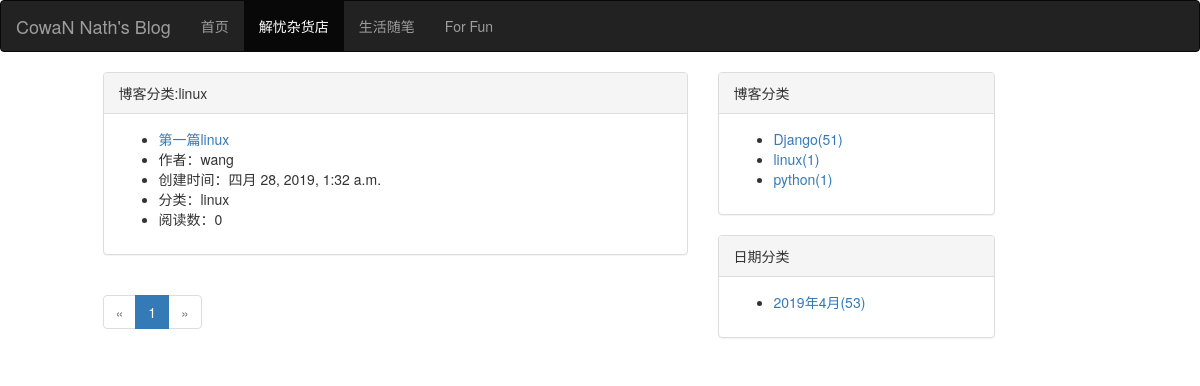
/blog/blog_type/2, run on an earlier commit of the app's database.
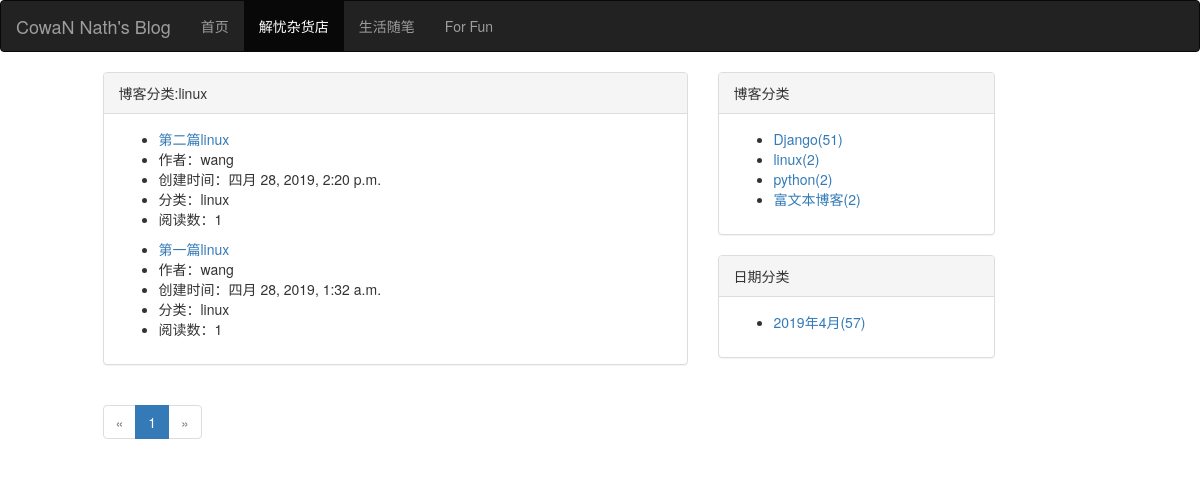
And on a later commit of the database.
### blog/models.py (models this page shows, shortened)
class BlogType(models.Model):
    type_name = models.CharField(max_length = 50)
    def __str__(self):
        return self.type_name

class Blog(models.Model):
    title = models.CharField(max_length = 50)
    blog_type = models.ForeignKey(BlogType, on_delete = models.DO_NOTHING, related_name = "blog")
    author = models.ForeignKey(User, on_delete = models.DO_NOTHING)
    created_time = models.DateTimeField(auto_now_add = True)
    last_updated_time = models.DateTimeField(auto_now = True)
    content = RichTextUploadingField()
    read_detail = GenericRelation(ReadDetail)
    def read_num(self):
        try:
            ct = ContentType.objects.get_for_model(self)
            readNum = ReadNum.objects.get(content_type = ct, object_id = self.pk)
            return  readNum.read_num
        except exceptions.ObjectDoesNotExist:
            return 0
    class Meta:
        ordering = ['-id']

### read_statistics/models.py (models this page shows)
class ReadNum(models.Model):
    content_type = models.ForeignKey(ContentType, on_delete=models.CASCADE)
    object_id = models.PositiveIntegerField()
    content_object = GenericForeignKey('content_type', 'object_id')
    read_num = models.IntegerField(default = 0)

### blog/views.py (the view)
# urls.py: path('blog_type/<int:type_id>', views.blogs_with_type, name="blogs_with_type"),
def blogs_with_type(request, type_id):
    blog_type = get_object_or_404(BlogType, pk = type_id)
    blogs = blog_type.blog.all()
    context = get_common_data(blogs, request)
    context["blog_type"] = blog_type
    return render(request, 'blogs_with_type.html', context)

### blog/views.py (called while the page is built)
def get_common_data(blogs, request):
    paginator = Paginator(blogs, 10)
    page_num = request.GET.get('page', 1)
    blogs_of_page = paginator.get_page(page_num)
    blog_dates = Blog.objects.dates("created_time", "month", order="ASC" )
    blog_dates_dict = {}
    for blog_date in blog_dates:
        blog_date_count = Blog.objects.filter(created_time__year = blog_date.year, created_time__month = blog_date.month).count()
        blog_dates_dict[blog_date] = blog_date_count
    context = {}
    context["blogs_of_page"] = blogs_of_page
    context["page_range"] = blogs_of_page.paginator.page_range
    context["blog_types"] = BlogType.objects.annotate(blog_type_count = Count("blog")) # 博客按照分类计数
    context["blog_dates_dict"] = blog_dates_dict
    return context

### blog/templates/blogs_with_type.html (shortened to what this page needs)
{% extends 'blog_list.html' %}
{% block panel_title %}博客分类:{{ blog_type }}{% endblock %}

### blog/templates/blog_list.html (shortened to what this page needs)
{% extends 'base.html' %}
{% load staticfiles %}
{% block blog_list_status %}active{% endblock %}
{% block content %}
    <div class="row">
        <div class="col-sm-6 col-sm-offset-1">
            <div class="panel panel-default">
                <div class="panel-heading">
                    {% block panel_title %}博客列表{% endblock %}
                </div>
                <div class="panel-body">
                    {% for blog in blogs_of_page.object_list %}
                        <ul>
                            <li><a href="{% url 'blog_detail' blog.id %}">{{ blog.title }}</a></li>
                            <li>作者：{{ blog.author }}</li>
                            <li>创建时间：{{ blog.created_time }}</li>
                            <li>分类：{{ blog.blog_type }}</li>
                            <li>阅读数：{{ blog.read_num }}</li>
                        </ul>
                    {% empty %}
                        <--暂无博客-->
                    {% endfor %}
                </div>
            </div>
            <div aria-label="Page navigation">
                <ul class="pagination">
                    {% if blogs_of_page.has_previous %}
                        <li><a href="?page={{ blogs_of_page.previous_page_number }}" aria-label="Previous"><span aria-hidden="true">&laquo;</span></a></li>
                    {% else %}
                        <li class="disabled"><a href="#" aria-label="Previous"><span aria-hidden="true">&laquo;</span></a></li>
                    {% endif %}
                    {% for page_num in page_range %}
                        {% if blogs_of_page.number == page_num %}
                            <li class="active"><a href="#">{{ page_num }} <span class="sr-only">(current)</span></a></li>
                        {% else %}
                            <li><a href="?page={{ page_num }}">{{ page_num }}</a></li>
                        {% endif %}
                    {% endfor %}
                    {% if blogs_of_page.has_next %}
                        <li><a href="?page={{ blogs_of_page.next_page_number }}" aria-label="Next"><span aria-hidden="true">&raquo;</span></a></li>
                    {% else %}
                        <li class="disabled"><a href="#" aria-label="Next"><span aria-hidden="true">&raquo;</span></a></li>
                    {% endif %}
                </ul>
            </div>
        </div>
        <div class="col-sm-3">
            <div class="panel panel-default">
                <div class="panel-heading">
                    博客分类
                </div>
                <div class="panel-body">
                    <ul>
                        {% for blog_type in blog_types %}
                            <li><a href="{% url 'blogs_with_type' blog_type.pk %}">{{ blog_type.type_name }}({{ blog_type.blog_type_count }})</a></li>
                        {% empty %}
                            <--暂无分类-->
                        {% endfor %}
                    </ul>
                </div>
            </div>
            <div class="panel panel-default">
                <div class="panel-heading">
                    日期分类
                </div>
                <div class="panel-body">
                    <ul>
                        {% for blog_date, blog_date_count in blog_dates_dict.items %}
                            <li><a href="{% url 'blogs_with_date' blog_date.year blog_date.month %}">{{ blog_date.year }}年{{ blog_date.month }}月({{ blog_date_count }})</a></li>
                        {% empty %}
                            <--暂无分类-->
                        {% endfor %}
                    </ul>
                </div>
            </div>
        </div>
    </div>
{% endblock %}

### templates/base.html (shortened to what this page needs)
{% load staticfiles %}
<!DOCTYPE html>
<html lang="zh-CN">
<head>
    <link href="{% static 'bootstrap-3.3.7/css/bootstrap.min.css' %}" rel="stylesheet">
</head>
<body>
<div class="navbar navbar-inverse">
    <div class="container-fluid">
        <div class="navbar-header">
            <a class="navbar-brand" href="/">CowaN Nath's Blog</a>
        </div>
        <div class="collapse navbar-collapse" id="bs-example-navbar-collapse-1">
            <ul class="nav navbar-nav">
                <li class="{% block home_status %}{% endblock %}"><a href="/">首页</a></li>
                <li class="{% block blog_list_status %}{% endblock %}"><a href="{% url 'blog_list' %}">解忧杂货店</a></li>
                <li class="{% block trouble_resolve_status %}{% endblock %}"><a href="#">生活随笔</a></li>
                <li class="{% block for_fun_status %}{% endblock %}"><a href="#">For Fun</a></li>
            </ul>
        </div>
    </div>
</div>
{% block content %}{% endblock %}
</body>
</html>

What changed in the data, as far as the page shows it:
computed for BlogType "linux": blog_type_count "1" → "2"
added Blog: title "第二篇linux", author "wang", created_time "四月 28, 2019, 2:20 p.m.", blog_type "linux", read_num "1"
computed for Blog "第一篇linux": read_num "0" → "1"
computed for BlogType "python": blog_type_count "1" → "2"
added BlogType: type_name "富文本博客", blog_type_count "2"
Also different on the page:
new list line: "2019 年 4 月( 57 )"
list line gone: "2019 年 4 月( 53 )"
